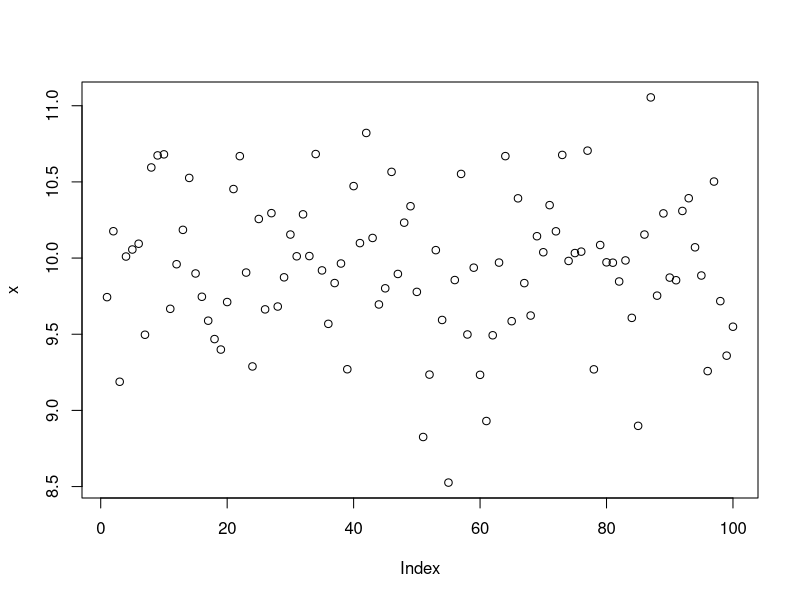
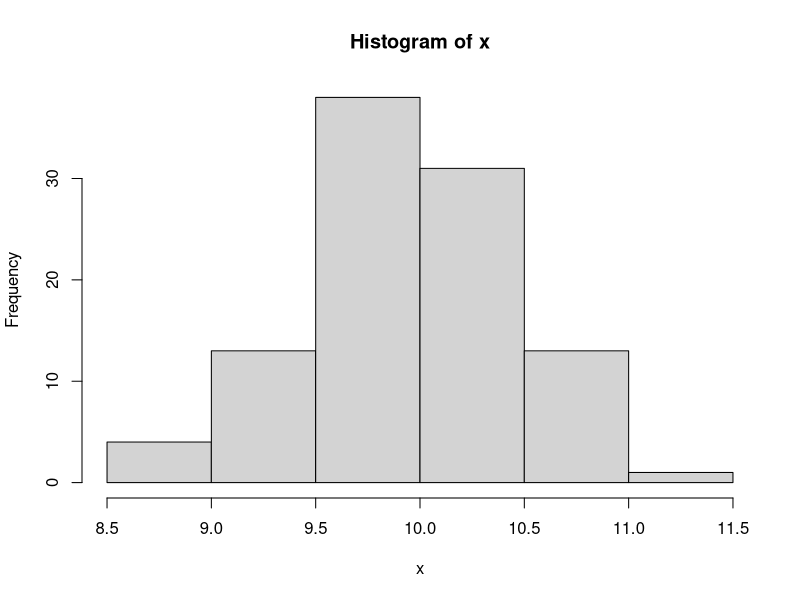
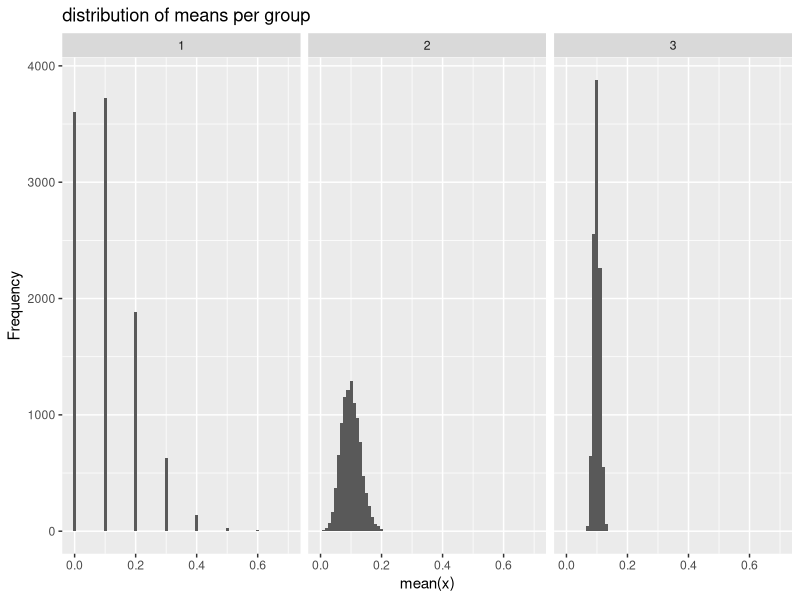

Reproduce these figures in R, in order.
## ---- chunk 1
library(knitr)
knitr::opts_chunk$set(echo = TRUE)
## ---- chunk 2
n <- 100
mu <- 10
sigma <- 0.5
x <- rnorm(n, mu, sigma)
## ---- chunk 3
plot(x)
## ---- chunk 4
x_mean <- sum(x) / n-1
x_var <- sum((x - x_mean)^2 / (n-1))
x_sd <- sqrt(x_var)
## ---- chunk 5
df_params <- data.frame(parameter = c("n", "mu", "sigma"), value = c(n, mu, sigma))
kable(df_params)
## ---- chunk 6
df_params <- data.frame(measure = c("mean", "variance", "standard deviation"), value = c(x_mean, x_var, x_sd))
kable(df_params)
## ---- chunk 7
hist(x)
## ---- chunk 8
gen_binomial_means <- function(nn, m) {
  if (m < 1) {
    stop("m must be >= 1")
  }
  if (nn < 1) {
    stop("nn must be >= 1")
  }
  trials <- 10
  binom_distributions <- matrix(rbinom(m * nn, trials, 0.01), nrow = nn, ncol = m)
  result <- apply(binom_distributions, 2, mean)
  return(result)
}

means <- lapply(c(10, 100, 1000), gen_binomial_means, 10000)
## ---- chunk 9
library(ggplot2)
df <- rbind(
  data.frame(group = 1, x = means[[1]]),
  data.frame(group = 2, x = means[[2]]),
  data.frame(group = 3, x = means[[3]])
)
ggplot(df) +
  geom_histogram(aes(x = x), binwidth=0.01) +
  ggtitle("distribution of means per group") +
  xlab("mean(x)") +
  ylab("Frequency") +
  facet_grid(. ~ group)
## ---- chunk 10
x <- rnorm(25, 1.1, 0.8)
